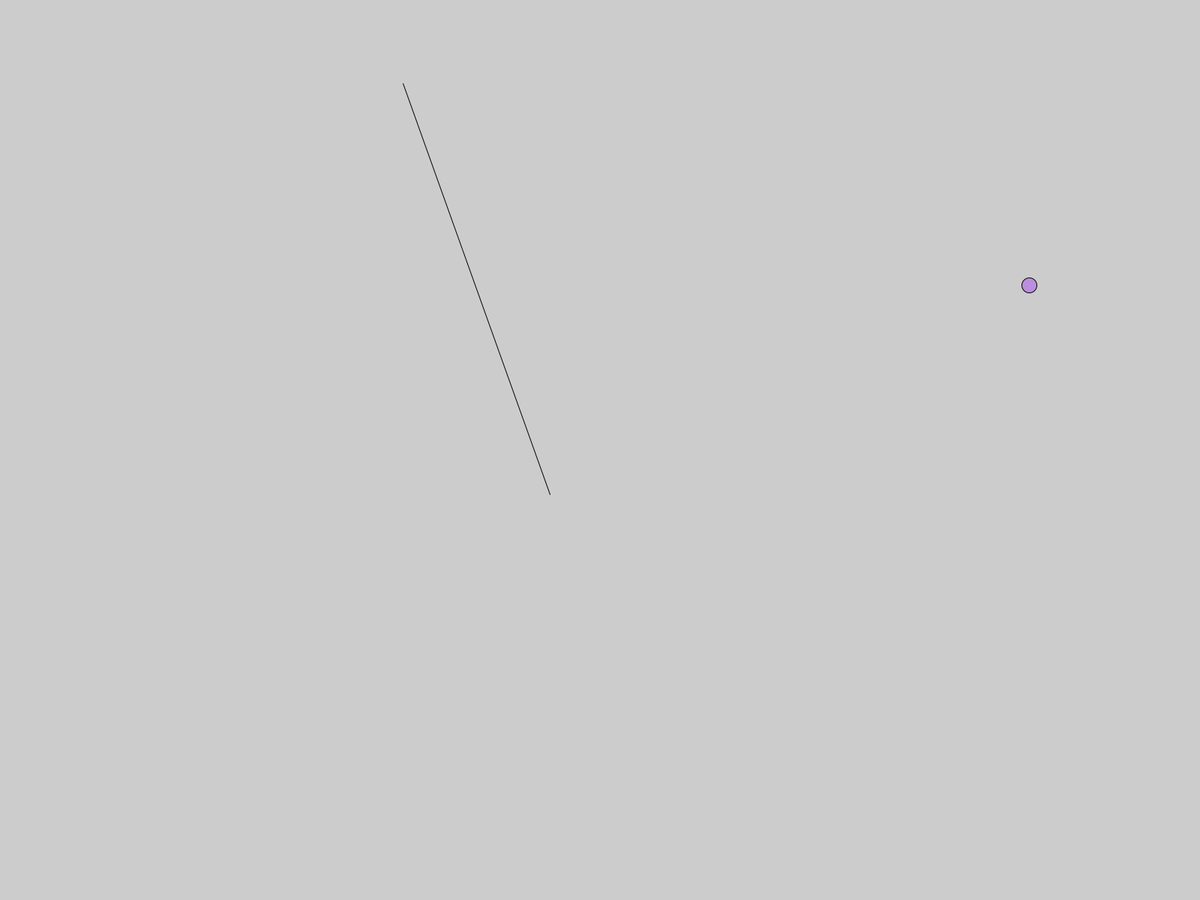
Frame 1 (no input)
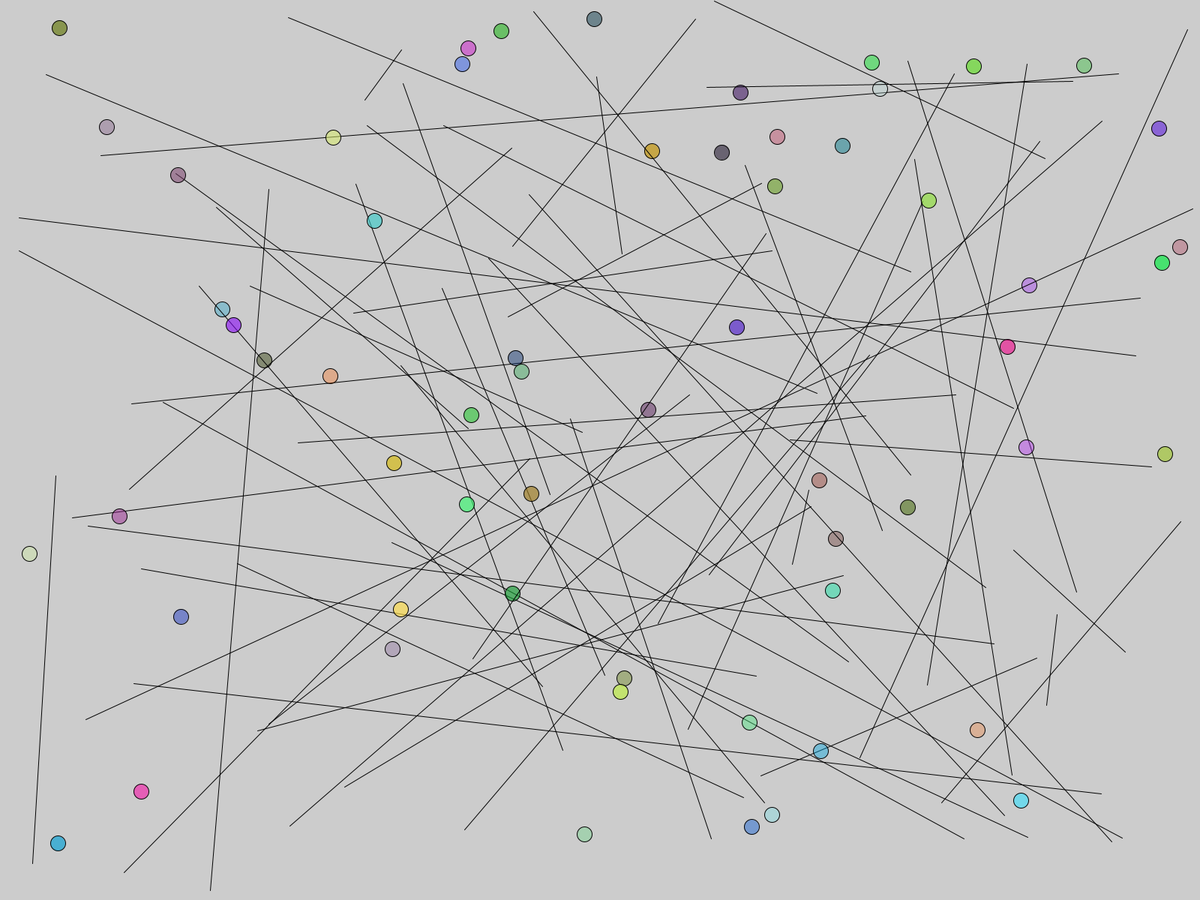
Frame 60 (the mouse pressed at the canvas centre just before this capture)
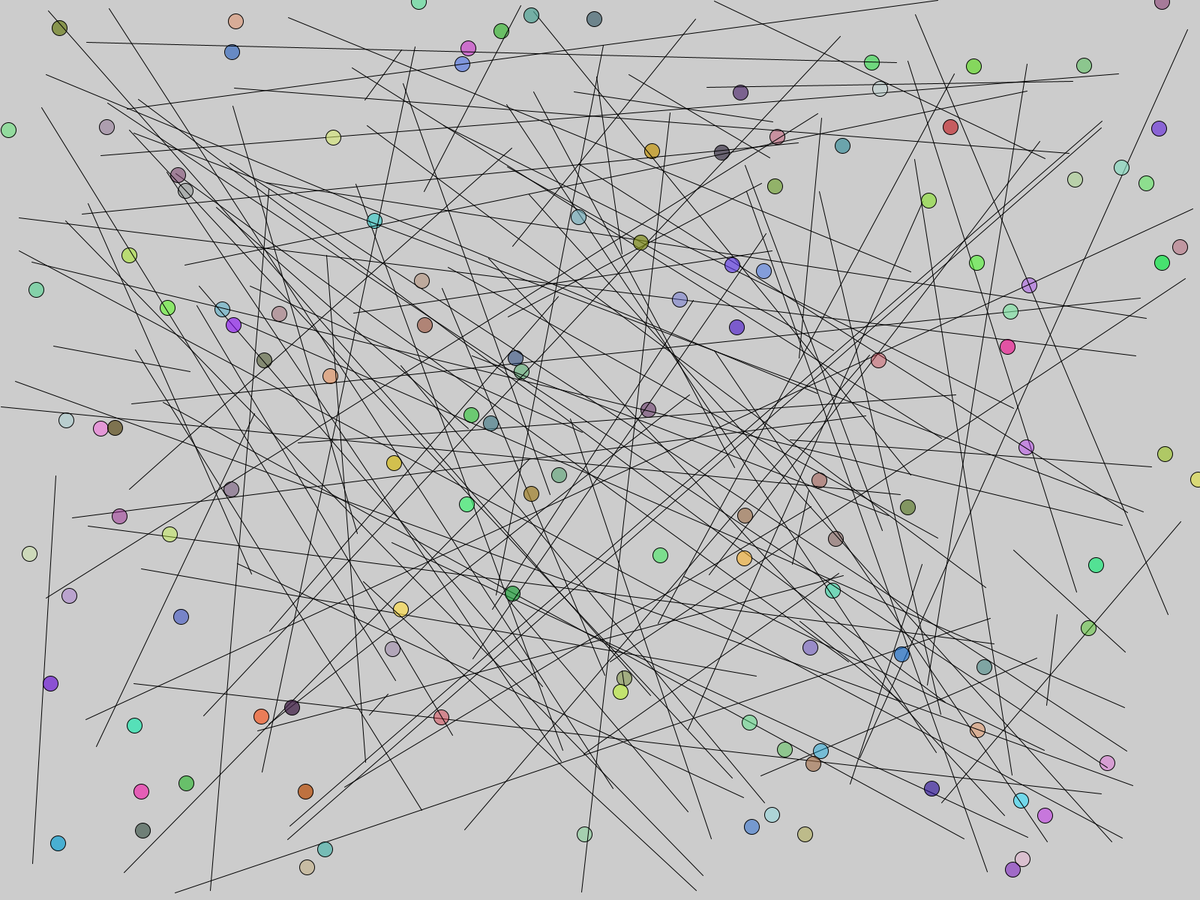
Frame 120 (the mouse held since frame 60 and released just before this capture)

The Processing sketch that drew these frames (run headless with seeded random() and noise(); from frame 60 on, the mouse is pressed at the canvas centre):

// Processing sketch: randomFunctionexercise
// ── randomFunctionexercise.pde

void setup()
{
  //size(500,500);
  //Creates a window that is full screen as the name suggest
  fullScreen();
}

void draw() 
{
 //rainbow Skittles
 fill(random(255),random(255),random(255),random(90,190));
 
 //draw a circle at a random location with randomw function
 ellipse(random(width),random(height),20,20);
 
 //draws random lines  at random heights and width
 line(random(width),random(height),random(width),random(height));
 
}
